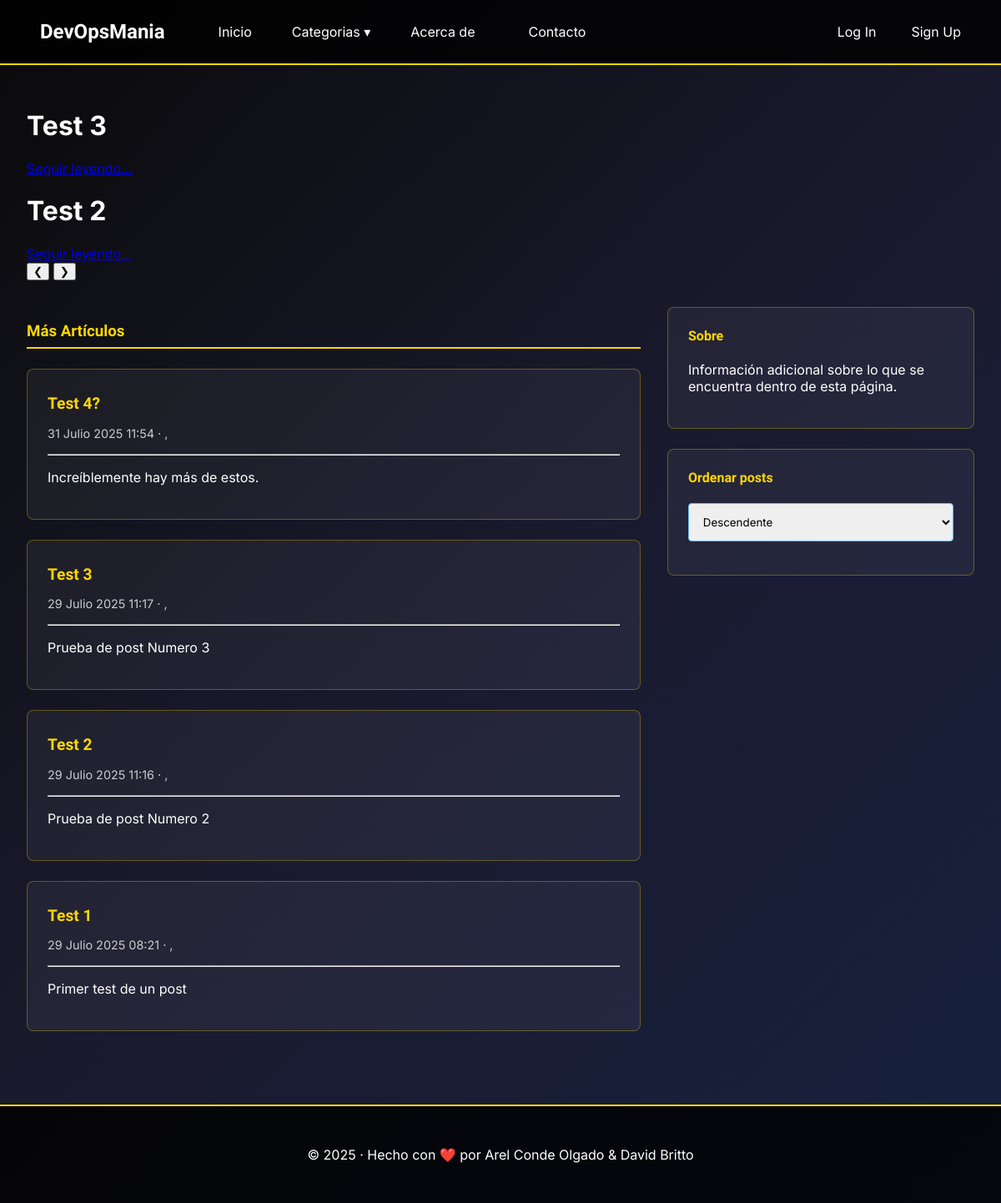
/, run on an earlier commit of the app's database.
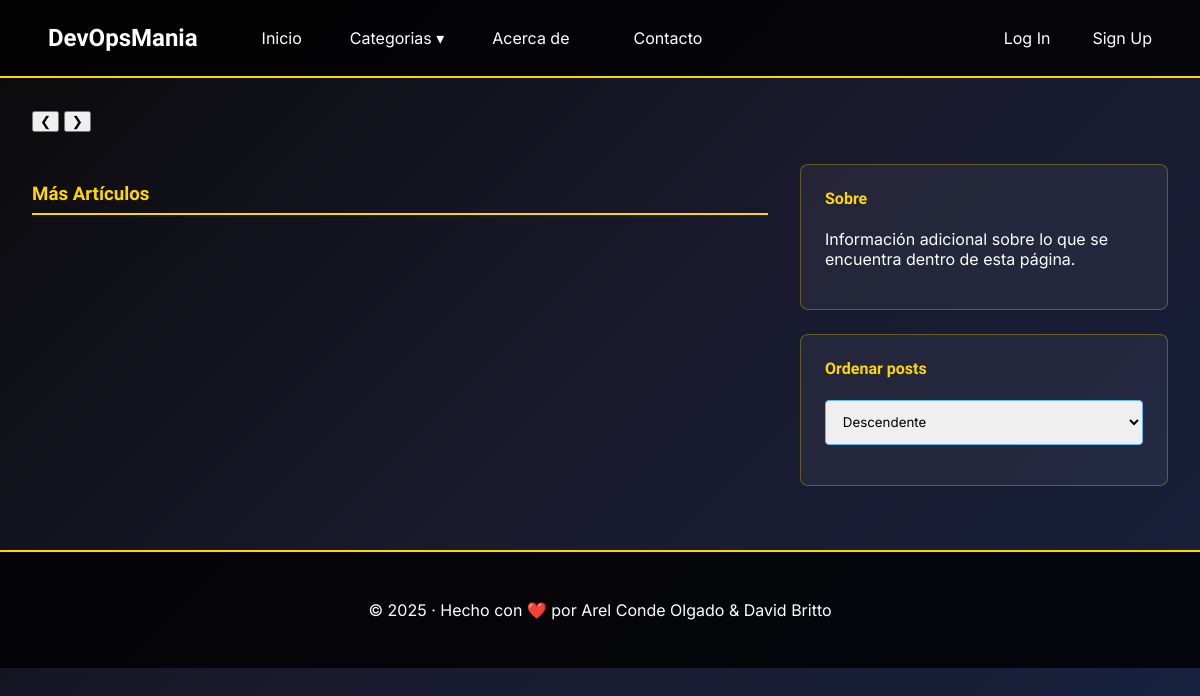
And on a later commit of the database.
### apps/posts/models.py (models this page shows, shortened)
class Post(models.Model):
    titulo = models.CharField(max_length=50, null=False)
    subtitulo = models.CharField(max_length=100, null=True, blank=True)
    fecha = models.DateTimeField(auto_now_add=True)
    texto = RichTextField(null=False, blank=False)
    categoria = models.ForeignKey(Categoria, on_delete=models.SET_NULL, null=True, default='Sin categoria')
    autor = models.ForeignKey(settings.AUTH_USER_MODEL, on_delete=models.SET_NULL, null=True)
    destacado = models.BooleanField(default=False)
    publicado = models.DateTimeField(default=timezone.now)
    class Meta:
        ordering = ('-publicado',)

### apps/usuario/models.py (models this page shows)
class Usuario(AbstractUser):
    def __str__(self):
        return f'{self.last_name}, {self.first_name}'

### apps/posts/views.py (the view)
# urls.py: path('', index, name='index'),
def index(request):
    posts = Post.objects.all()
    categorias = Categoria.objects.all()
    destacado = Post.objects.filter(destacado=True)[:3]
    orden = request.GET.get('orden', 'desc')
    if orden == 'asc':
        posts = Post.objects.all().order_by('publicado')
    elif orden == 'desc':
        posts = Post.objects.all().order_by('-publicado')
    elif orden == 'az':
        posts = Post.objects.all().order_by('titulo')
    else:
        posts = Post.objects.all().order_by('-titulo')
    context = {
        'posts': posts,
        'categorias': categorias,
        'destacado': destacado,
        'orden': orden
    }
    return render (request, 'index.html', context=context)

### apps/posts/templates/index.html (shortened to what this page needs)
{% extends 'base.html' %}
{% block content %}
<div class="home-page">
    {% include "destacado.html" %}
    <div class="main-content">
        <section class="articles">
            <h3 class="section-title">Más Artículos</h3>
            {% for post in posts %}
                <article class="blog-post">
                    <h2 class="blog-post-title">
                        <a href="{% url 'post_detail' post.id %}" class="post-link">
                            {{ post.titulo }}
                        </a>
                    </h2>
                    <p class="blog-post-meta">{{ post.publicado }} · {{ post.autor }}</p>
                    <hr>
                    <p>{{ post.subtitulo }}</p>
                </article>
            {% endfor %}
        </section>
        <aside class="sidebar">
            <div class="sidebar-box">
                <h4>Sobre</h4>
                <p>Información adicional sobre lo que se encuentra dentro de esta página.</p>
            </div>
            <div class="sidebar-box">
                <h4>Ordenar posts</h4>
                <form method="get">
                    <select name="orden" id="orden" onchange="this.form.submit()" class="form-select form-select-sm" aria-label="Small select example">
                        <option value="desc" {% if orden == "desc" %}selected{% endif %}>Descendente</option>
                    </select>
                </form>
            </div>
        </aside>
    </div>
</div>
{% endblock %}

### apps/posts/templates/destacado.html (shortened to what this page needs)
<div class="custom-carousel" id="custom-carousel">
  {% for f in destacado %}
    <div class="carousel-slide {% if f == destacado|first %}active{% endif %}">
      <div class="slide-content">
        <h1>{{ f.titulo }}</h1>
        <a href="#" class="slide-link">Seguir leyendo...</a>
      </div>
    </div>
  {% endfor %}
  <button class="carousel-btn prev" onclick="prevSlide()">❮</button>
  <button class="carousel-btn next" onclick="nextSlide()">❯</button>
</div>

What changed in the data, as far as the page shows it:
removed Post: titulo "Test 3", publicado "29 Julio 2025 11:17", autor ",", subtitulo "Prueba de post Numero 3"
removed Post: titulo "Test 2", publicado "29 Julio 2025 11:16", autor ",", subtitulo "Prueba de post Numero 2"
removed Post: titulo "Test 4?", publicado "31 Julio 2025 11:54", autor ",", subtitulo "Increíblemente hay más de estos.", shown under "Más Artículos"
removed Post: titulo "Test 1", publicado "29 Julio 2025 08:21", autor ",", subtitulo "Primer test de un post", shown under "Más Artículos"
